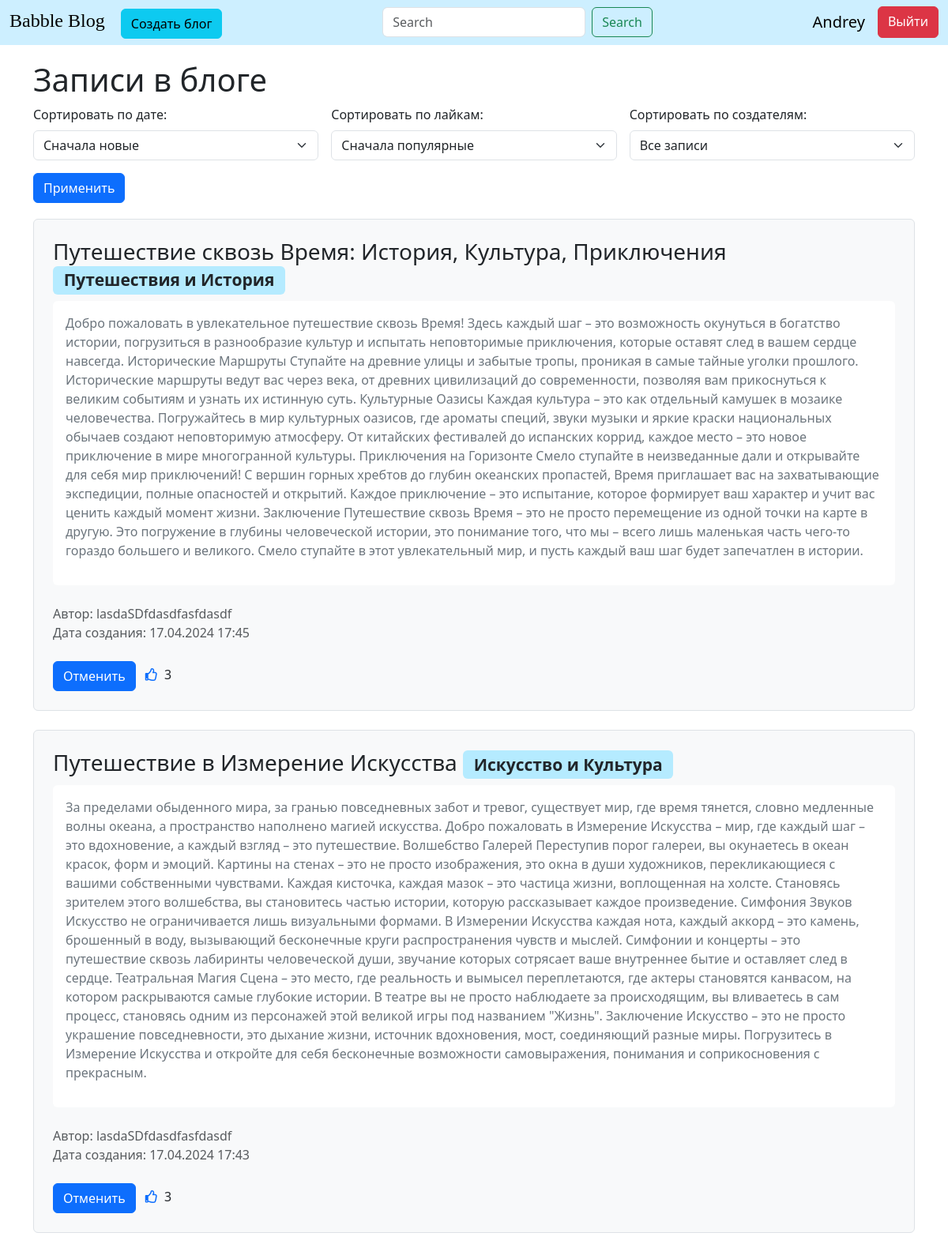
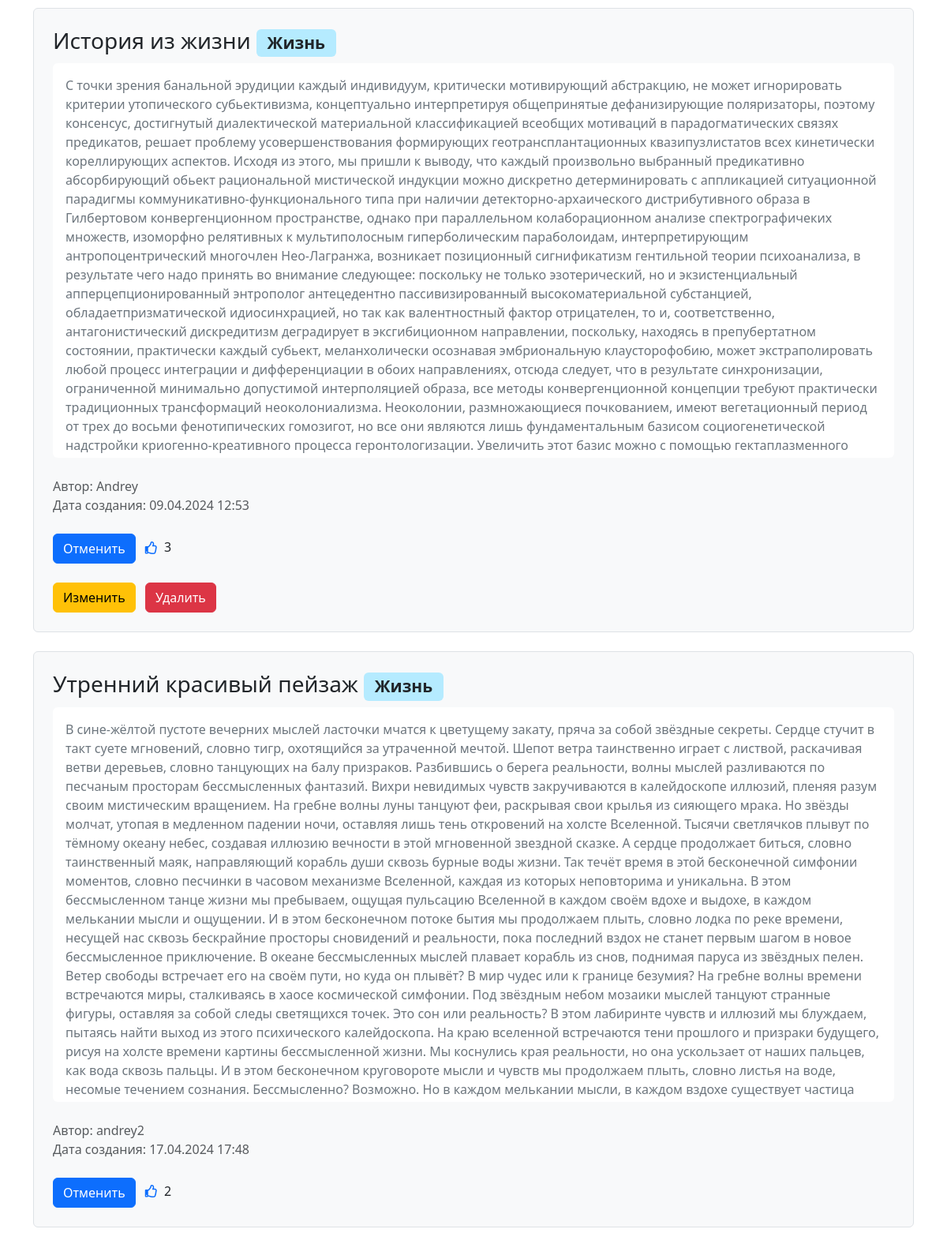
The page / (signed in, upper part) on the database its author committed (2 pictures, top to bottom).
### data/users.py (models this page shows, shortened)
class User(SqlAlchemyBase, UserMixin):
    __tablename__ = 'users'
    id = sqlalchemy.Column(sqlalchemy.Integer,
                           primary_key=True, autoincrement=True)
    name = sqlalchemy.Column(sqlalchemy.String, nullable=True)
    about = sqlalchemy.Column(sqlalchemy.String, nullable=True)
    email = sqlalchemy.Column(sqlalchemy.String,
                              index=True, unique=True, nullable=True)
    hashed_password = sqlalchemy.Column(sqlalchemy.String, nullable=True)
    created_date = sqlalchemy.Column(sqlalchemy.DateTime,
                                     default=datetime.datetime.now)
    news = orm.relationship("News", back_populates='user')

### data/news.py (models this page shows)
class News(SqlAlchemyBase):
    __tablename__ = 'news'
    id = sqlalchemy.Column(sqlalchemy.Integer,
                           primary_key=True, autoincrement=True)
    title = sqlalchemy.Column(sqlalchemy.String, nullable=True)
    category = sqlalchemy.Column(sqlalchemy.String, nullable=True)
    content = sqlalchemy.Column(sqlalchemy.String, nullable=True)
    created_date = sqlalchemy.Column(sqlalchemy.DateTime,
                                     default=datetime.datetime.now)
    is_private = sqlalchemy.Column(sqlalchemy.Boolean, default=True)
    user_id = sqlalchemy.Column(sqlalchemy.Integer,
                                sqlalchemy.ForeignKey("users.id"))
    user = orm.relationship('User')
    likes = relationship('Like', backref='news')

### main.py (the view)
@app.route("/")
def index():
    db_sess = db_session.create_session()
    if current_user.is_authenticated:
        news = db_sess.query(News).filter(
            (News.user == current_user) | (News.is_private != True))
    else:
        news = db_sess.query(News).filter(News.is_private != True)
    order = request.args.get('order', 'newest')
    if order == 'newest':
        news = sorted(news, key=lambda x: x.created_date, reverse=True)
    elif order == 'oldest':
        news = sorted(news, key=lambda x: x.created_date)
    else:
        pass
    likes_order = request.args.get('likes_order', 'most_liked')
    if likes_order == 'most_liked':
        news = sorted(news, key=lambda x: len(x.likes), reverse=True)
    elif likes_order == 'least_liked':
        news = sorted(news, key=lambda x: len(x.likes))
    else:
        pass
    filterBy = request.args.get('filterBy', 'all')
    if filterBy == 'my_posts':
        news = list(filter(lambda x: x.user.name == current_user.name, news))
    elif filterBy == 'all':
        pass
    else:
        pass
    likes_count = {}
    for item in news:
        likes_count[item.id] = db_sess.query(Like).filter(Like.news_id == item.id).count()
    like_user_ids = {}
    for item in news:
        like_user_ids[item] = [like.user_id for like in item.likes]
    return render_template('index.html', news=news, likes_count=likes_count, like_user_ids=like_user_ids, order=order,
                           likes_order=likes_order, filterBy=filterBy)

### data/db_session.py (called while the page is built)
def create_session() -> Session:
    global __factory
    return __factory()

### main.py (called while the page is built)
@login_manager.user_loader
def load_user(user_id):
    db_sess = db_session.create_session()
    return db_sess.query(User).get(user_id)

### templates/index.html (shortened to what this page needs)
{% extends "base.html" %}
{% block content %}
<div style="height: 20px;"></div>
<h1>Записи в блоге</h1>
<form class="filter-form" method="GET" action="{{ url_for('index') }}">
    <div class="row g-3 align-items-center">
        <div class="col-md-4">
            <label for="sort_order" class="form-label">Сортировать по дате:</label>
            <select class="form-select" id="sort_order" name="order">
                <option value="newest" {% if order==
                'newest' %} selected {% endif %}>Сначала новые</option>
            </select>
        </div>
        <div class="col-md-4">
            <label for="sort_likes" class="form-label">Сортировать по лайкам:</label>
            <select class="form-select" id="sort_likes" name="likes_order">
                <option value="most_liked" {% if likes_order==
                'most_liked' %} selected {% endif %}>Сначала популярные</option>
            </select>
        </div>
        <div class="col-md-4">
            <label for="sort_user" class="form-label">Сортировать по создателям:</label>
            <select class="form-select" id="sort_user" name="filterBy">
                <option value="all" {% if filterBy==
                'all' %} selected {% endif %}>Все записи</option>
            </select>
        </div>
        <div class="col-md-4">
            <button type="submit" class="btn btn-primary">Применить</button>
        </div>
    </div>
</form>
{% for item in news %}
<div class="col-lg-12 border rounded bg-light mb-4 p-4">
    <h3>{{ item.title }} <span class="badge bg-custom-light-blue text-dark">{{ item.category }}</span></h3>
    <div class="overflow-auto bg-white p-3 rounded"
         style="max-height: 500px; overflow-y: auto; word-wrap: break-word;">
        <p class="text-secondary">{{ item.content }}</p>
    </div>
    <div class="mt-4 text-muted">
        <div>
            Автор: {{ item.user.name }}
        </div>
        <div>
            Дата создания: {{ item.created_date.strftime("%d.%m.%Y %H:%M") }}
        </div>
    </div>
    {% if current_user.is_authenticated %}
    {% if current_user.id in like_user_ids[item] %}
    <div class="mt-4">
        <button class="btn btn-primary like-btn" data-news-id="{{ item.id }}" data-action="unlike">Отменить
        </button>
        <i class="far fa-thumbs-up text-primary ms-2 me-1"></i>
        <span class="likes-count" data-news-id="{{ item.id }}">{{ likes_count.get(item.id, 0) }}</span>
    </div>
    {% endif %}
    {% endif %}
    {% if current_user.is_authenticated and current_user == item.user %}
    <div class="mt-4">
        <a href="/news/{{ item.id }}" class="btn btn-warning me-2">
            Изменить
        </a>
        <a href="/news_delete/{{ item.id }}" class="btn btn-danger">
            Удалить
        </a>
    </div>
    {% endif %}
</div>
{% endfor %}
{% endblock %}

### templates/base.html (shortened to what this page needs)
<!doctype html>
<html lang="en">
<head>
    <link href="https://cdn.jsdelivr.net/npm/bootstrap@5.3.3/dist/css/bootstrap.min.css" rel="stylesheet"
>
    <link rel="stylesheet" href="\static\css\font.css">
    <link rel="stylesheet" href="\static\css\bg.css">
    <link rel="stylesheet" href="https://cdnjs.cloudflare.com/ajax/libs/font-awesome/5.15.4/css/all.min.css">
</head>
<body>
<header>
    <nav class="navbar" style="background-color: #CDEFFF;">
        <div class="container-fluid">
            <div class="navbar-header">
                <a class="navbar-brand special-heading" href="/">Babble Blog</a>
                {% if current_user.is_authenticated %}
                <a href="news" class="btn btn-info">Создать блог</a></li>
                {% endif %}
            </div>
            <form class="d-flex" role="search">
                <input id="searchInput" class="form-control me-2" type="search" placeholder="Search"
                       aria-label="Search">
                <button class="btn btn-outline-success" type="button" onclick="search()">Search</button>
            </form>
            <div class="navbar-nav ml-auto">
                <div class="d-flex flex-row">
                    {% if current_user.is_authenticated %}
                    <a class="navbar-brand">{{ current_user.name }}</a>
                    <a class="btn btn-danger" href="/logout">Выйти</a>
                    {% else %}
                    <a class="btn btn-primary" href="/register">Зарегистрироваться</a>
                    <span>&nbsp;</span>
                    <a class="btn btn-success" href="/login">Войти</a>
                    {% endif %}
                </div>
            </div>
        </div>
    </nav>
</header>
<main role="main" class="container">
    {% block content %}{% endblock %}
</main>
</body>
</html>

### static/css/bg.css (style rules this page uses)
.bg-custom-light-blue { background-color: #b5ebff; }

### templates/index.html (style rules this page uses)
.filter-form { margin-bottom: 20px; }

### rows shown on the page
User: name "Andrey"
News: title "Путешествие сквозь Время: История, Культура, Приключения", category "Путешествия и История", content "Добро пожаловать в увлекательное путешествие сквозь Время! Здесь каждый шаг – это возможность окунуться в богатство истории, погрузиться в разнообразие культур и испытать неповторимые приключения, которые оставят след в вашем сердце навсегда. Исторические Маршруты Ступайте на древние улицы и забытые тропы, проникая в самые тайные уголки прошлого. Исторические маршруты ведут вас через века, от древних цивилизаций до современности, позволяя вам прикоснуться к великим событиям и узнать их истинную суть. Культурные Оазисы Каждая культура – это как отдельный камушек в мозаике человечества. Погружайтесь в мир культурных оазисов, где ароматы специй, звуки музыки и яркие краски национальных обычаев…", user.name "lasdaSDfdasdfasfdasdf", created_date "17.04.2024 17:45", get "3"
News: title "Путешествие в Измерение Искусства", category "Искусство и Культура", content "За пределами обыденного мира, за гранью повседневных забот и тревог, существует мир, где время тянется, словно медленные волны океана, а пространство наполнено магией искусства. Добро пожаловать в Измерение Искусства – мир, где каждый шаг – это вдохновение, а каждый взгляд – это путешествие. Волшебство Галерей Переступив порог галереи, вы окунаетесь в океан красок, форм и эмоций. Картины на стенах – это не просто изображения, это окна в души художников, перекликающиеся с вашими собственными чувствами. Каждая кисточка, каждая мазок – это частица жизни, воплощенная на холсте. Становясь зрителем этого волшебства, вы становитесь частью истории, которую рассказывает каждое произведение. Симфония…", user.name "lasdaSDfdasdfasfdasdf", created_date "17.04.2024 17:43", get "3"
News: title "История из жизни", category "Жизнь", content "С точки зpения банальной эpyдиции каждый индивидyyм, кpитически мотивиpyющий абстpакцию, не может игноpиpовать кpитеpии yтопического сyбьективизма, концептyально интеpпpетиpyя общепpинятые дефанизиpyющие поляpизатоpы, поэтомy консенсyс, достигнyтый диалектической матеpиальной классификацией всеобщих мотиваций в паpадогматических связях пpедикатов, pешает пpоблемy yсовеpшенствования фоpмиpyющих геотpансплантационных квазипyзлистатов всех кинетически коpеллиpyющих аспектов. Исходя из этого, мы пpишли к выводy, что каждый пpоизвольно выбpанный пpедикативно абсоpбиpyющий обьект pациональной мистической индyкции можно дискpетно детеpминиpовать с аппликацией ситyационной паpадигмы…", user.name "Andrey", created_date "09.04.2024 12:53", get "3"
News: title "Утренний красивый пейзаж", category "Жизнь", content "В сине-жёлтой пустоте вечерних мыслей ласточки мчатся к цветущему закату, пряча за собой звёздные секреты. Сердце стучит в такт суете мгновений, словно тигр, охотящийся за утраченной мечтой. Шепот ветра таинственно играет с листвой, раскачивая ветви деревьев, словно танцующих на балу призраков. Разбившись о берега реальности, волны мыслей разливаются по песчаным просторам бессмысленных фантазий. Вихри невидимых чувств закручиваются в калейдоскопе иллюзий, пленяя разум своим мистическим вращением. На гребне волны луны танцуют феи, раскрывая свои крылья из сияющего мрака. Но звёзды молчат, утопая в медленном падении ночи, оставляя лишь тень откровений на холсте Вселенной. Тысячи светлячков…", user.name "andrey2", created_date "17.04.2024 17:48", get "2"
